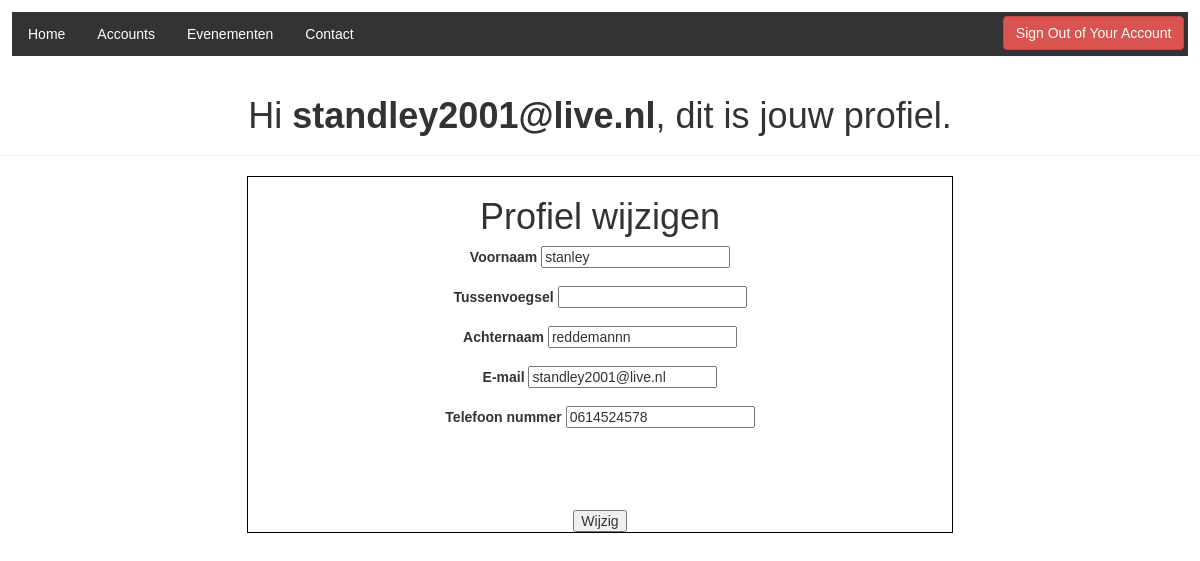
The page /login_template/welcome.php (signed in) on the database its author committed.
### tables this page shows
CREATE TABLE IF NOT EXISTS `account` (
  `accountID` int(11) NOT NULL AUTO_INCREMENT,
  `voornaam` varchar(45) DEFAULT NULL,
  `tussenvoegsel` varchar(45) DEFAULT NULL,
  `achternaam` varchar(128) DEFAULT NULL,
  `email` varchar(254) DEFAULT NULL,
  `foto` varchar(254) DEFAULT NULL,
  `telefoon` varchar(15) DEFAULT NULL,
  `password` varchar(255) NOT NULL,
  PRIMARY KEY (`accountID`)
);

### login_template/welcome.php (the view, shortened to what this page needs)
<?php
$email = htmlspecialchars($_SESSION["email"]);
$DBConnect = new mysqli("localhost","root","","evenement");
$sql = "Select * from account where email = '$email'";
$result = $DBConnect->query($sql);
if ($result->num_rows > 0) {
    while ($row = $result->fetch_assoc()) {
            $voornaam = $row["voornaam"];
            $tussenvoegsel = $row["tussenvoegsel"];
            $achternaam= $row["achternaam"];
            $email= $row["email"];
            $telefoon= $row["telefoon"];
    }
}else{
    $DBConnect->error;
}
?>
<!DOCTYPE html>
<html lang="en">
<head>
    <link rel="stylesheet" href="https://maxcdn.bootstrapcdn.com/bootstrap/3.3.7/css/bootstrap.css">
</head>
<body>
<div>
    <ul id="nav_ul">
        <li class="nav_li"><a class="nav_a" href="../index.php">Home</a></li>
        <li class="nav_li"><a class="nav_a" href="../accounts.php">Accounts</a></li>
        <li class="nav_li"><a class="nav_a" href="../evenementen.php">Evenementen </a></li>
        <li class="nav_li"><a class="nav_a" href="../contact.php">Contact </a></li>
        <li class="nav_li" id="logout">    <a href="back/logout.php" class="btn btn-danger">Sign Out of Your Account</a>
        </li>
    </ul>
</div>
<div class="page-header">
    <h1>Hi <b><?php echo htmlspecialchars($_SESSION["email"]); ?></b>, dit is jouw profiel.</h1>
</div>
<div id="div_table">
    <form action="back/profiel_wijzigen.php" method="post">
        <div id="form">
            <h1 id="header">Profiel wijzigen</h1>
            <label class="col-25" for="" >Voornaam</label>
            <input class="col-75" type="text"  name="voornaam" value="<?php echo $voornaam?>">
            <br><br>
            <label class="col-25" for="" >Tussenvoegsel</label>
            <input class="col-75" type="text"  name="tussenvoegsel" value="<?php echo $tussenvoegsel?>">
            <br><br>
            <label class="col-25" for="" >Achternaam</label>
            <input class="col-75" type="text"  name="achternaam" value="<?php echo $achternaam?>">
            <br><br>
            <label class="col-25" for="" >E-mail</label>
            <input class="col-75" type="text"  name="email" value="<?php echo $email?>">
            <br><br>
            <label class="col-25" for="" >Telefoon nummer</label>
            <input class="col-75" type="tel"  name="telefoon" value="<?php echo $telefoon?>">
            <br><br>
            <br><br><br><br>
            <input type="submit" class="submit" value="Wijzig"><br>
        </div>
    </form>
</div>
</body>
</html>

### login_template/welcome.php (style rules this page uses)
body { font: 14px sans-serif; text-align: center; }
#header { text-align: center; }
#form { width: 60%; margin: 0 auto; margin-top: 5px; border: 1px black solid; }
.col-25 { text-align: left; }
.col-75 { text-align: left; }
div { margin: 1%; }
#nav_ul { list-style-type: none; margin: 0; padding: 0; overflow: hidden; background-color: #333; }
.nav_li { float: left; }
.nav_a { display: block; color: white; text-align: center; padding: 14px 16px; text-decoration: none; }
#logout { float: right; padding-top: 0.3%; padding-right: 0.3%; }

### rows shown on the page
account: voornaam "stanley", achternaam "reddemannn", email "standley2001@live.nl", telefoon "0614524578"

### other values the page prints
$_SESSION["email"] "standley2001@live.nl"
